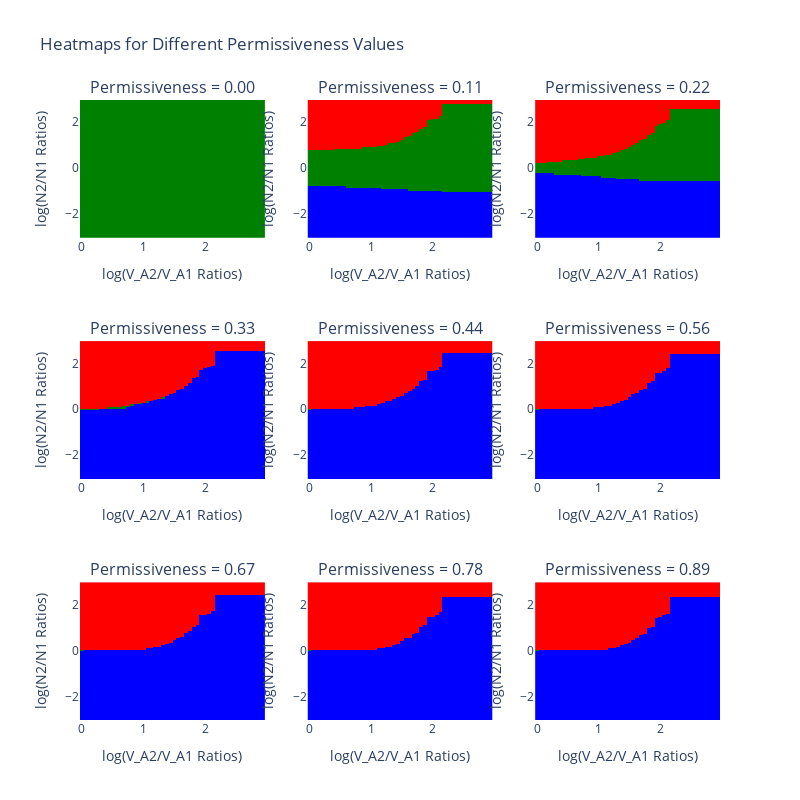

Source (notebook cell):
### Markdown cell above
Result, 30 times evslowrr olvabilty can reverse outcome

Interpretation: If interspecific competetion > intraspecific competition. The resource competetion accelerates the positive frequency dependance. If interspecific competetion < interpsecific competetin, the resource competetion decelerates the positive frequency depence.

### Code cell
import numpy as np
import plotly.graph_objects as go
import plotly.subplots as sp


# Function to generate parameters with varied permissiveness
def generate_parameters_with_varied_parameters(N2_N1_ratios, V_A2_V_A1_ratios, permissiveness_values):
    parameters_list = []
    for N2_N1 in N2_N1_ratios:
        for V_A2_V_A1 in V_A2_V_A1_ratios:
            for permissiveness in permissiveness_values:
                parameters_dict = Parameters_for_Analysis(base_parameters=base_parameters, V_A1=0.01, V_A2=0.01).__dict__.copy()
                parameters_dict['initial_population_species_2'] = parameters_dict['initial_population_species_1'] * N2_N1
                parameters_dict['V_A2'] = parameters_dict['V_A1'] * V_A2_V_A1
                parameters_dict['mean_heterospecifc_permissivness_females_sp_1'] = permissiveness
                parameters_dict['mean_heterospecifc_permissivness_females_sp_2'] = permissiveness
                parameters = Parameters_for_Analysis(base_parameters=base_parameters, **parameters_dict)
                parameters_list.append(parameters)

    return parameters_list

# Function to run sensitivity analysis and return a 3D tensor of outcomes
def run_sensitivity_analysis(parameters_list, N2_N1_ratios, V_A2_V_A1_ratios, permissiveness_values):
    final_outcomes_tensor = np.zeros((len(N2_N1_ratios), len(V_A2_V_A1_ratios), len(permissiveness_values)), dtype=object)
    
    index = 0
    for i, N2_N1 in enumerate(N2_N1_ratios):
        for j, V_A2_V_A1 in enumerate(V_A2_V_A1_ratios):
            for k, permissiveness in enumerate(permissiveness_values):
                parameters = parameters_list[index]
                final_outcome_instance = run_simulation_and_get_outcome_instance(parameters)
                final_outcomes_tensor[i, j, k] = final_outcome_instance.outcome
                index += 1

    return final_outcomes_tensor

# Function to plot 2D sensitivity analysis results as heatmaps
def plot_3d_sensitivity_analysis_initial_pop_vs_evolvability(N2_N1_ratios, V_A2_V_A1_ratios, final_outcomes_tensor, permissiveness_values):
    color_map = {
        "sp 2 (high-genetic-var) wins, sp 1 (low-genetic-var) extinct": 0,
        "sp 1 (low-genetic-var) wins, sp 2 (high-genetic-var) extinct": 1,
        "both coexist": 2,
        "both extinct": 3,

    }
    
    # Select 4 permissiveness values to plot
    selected_permissiveness_indices = [0,1,2,3,4,5,6,7,8]   # Adjust these indices if needed

    # Create a subplot grid (2x2 for the 4 heatmaps)
    fig = sp.make_subplots(rows=3, cols=3, subplot_titles=[f'Permissiveness = {permissiveness_values[k]:.2f}' for k in selected_permissiveness_indices])

    # Iterate over the subplots
    for idx, k in enumerate(selected_permissiveness_indices):
        # Get the 2D slice for the current permissiveness value
        outcomes_at_permissiveness = final_outcomes_tensor[:, :, k]

        # Convert outcome strings to color indices using the color_map
        color_matrix = np.array([[color_map[outcomes_at_permissiveness[i, j]] for j in range(len(V_A2_V_A1_ratios))] for i in range(len(N2_N1_ratios))])

        # Create a heatmap for this slice
        heatmap = go.Heatmap(
            z=color_matrix,
            x=np.log10(V_A2_V_A1_ratios),  # Log scale for V_A2/V_A1
            y=np.log10(N2_N1_ratios),      # Log scale for N2/N1
             colorscale=[
                [0.0, 'red'],
                [0.25, 'red'],
                [0.25, 'blue'],
                [0.5, 'blue'],
                [0.5, 'green'],
                [0.75, 'green'],
                [0.75, 'black'],
                [1.0, 'black']
            ],
            zmin=0,
            zmax=3,
            showscale=False,
            hoverinfo='none'
        )

        # Add the heatmap to the subplot
        row, col = divmod(idx, 3)
        fig.add_trace(heatmap, row=row+1, col=col+1)

    # Update layout for axis labels and titles
    fig.update_layout(
        height=800, width=800,
        title="Heatmaps for Different Permissiveness Values",
        xaxis_title="log(V_A2/V_A1 Ratios)",
        yaxis_title="log(N2/N1 Ratios)"
    )

    # Set common axis labels for all subplots
    for i in range(1, 10):
        fig['layout'][f'xaxis{i}'].update(title='log(V_A2/V_A1 Ratios)')
        fig['layout'][f'yaxis{i}'].update(title='log(N2/N1 Ratios)')

    fig.show()

# Main function to run the analysis
def main():
    N2_N1_powers = np.arange(-3, 3, 0.0625)
    V_A2_V_A1_powers = np.arange(0, 3, 0.0625)
    
    N2_N1_ratios = np.power(10.0, N2_N1_powers)
    V_A2_V_A1_ratios = np.power(10.0, V_A2_V_A1_powers)
    permissiveness_values = np.linspace(0, 1, 10)
    
    parameters_list = generate_parameters_with_varied_parameters(N2_N1_ratios, V_A2_V_A1_ratios, permissiveness_values)
    final_outcomes_tensor = run_sensitivity_analysis(parameters_list, N2_N1_ratios, V_A2_V_A1_ratios, permissiveness_values)
    
    plot_3d_sensitivity_analysis_initial_pop_vs_evolvability(N2_N1_ratios, V_A2_V_A1_ratios, final_outcomes_tensor, permissiveness_values)

if __name__ == "__main__":
    main()

### Figure 1 — Plotly figure (JSON) as saved in the notebook; plotly's stock layout.template omitted (floating-point values rounded to 4 significant figures; data arrays with more than 128 entries replaced by an {"elided": "..."} marker saying what was removed)
{"data": [{"colorscale": [[0, "red"], [0.25, "red"], [0.25, "blue"], [0.5, "blue"], [0.5, "green"], [0.75, "green"], [0.75, "black"], [1, "black"]], "hoverinfo": "none", "showscale": false, "type": "heatmap", "x": [0, 0.0625, 0.125, 0.1875, 0.25, 0.3125, 0.375, 0.4375, 0.5, 0.5625, 0.625, 0.6875, 0.75, 0.8125, 0.875, 0.9375, 1, 1.062, 1.125, 1.188, 1.25, 1.312, 1.375, 1.438, 1.5, 1.562, 1.625, 1.688, 1.75, 1.812, 1.875, 1.938, 2, 2.062, 2.125, 2.188, 2.25, 2.312, 2.375, 2.438, 2.5, 2.562, 2.625, 2.688, 2.75, 2.812, 2.875, 2.938], "xaxis": "x", "y": [-3, -2.938, -2.875, -2.812, -2.75, -2.688, -2.625, -2.562, -2.5, -2.438, -2.375, -2.312, -2.25, -2.188, -2.125, -2.062, -2, -1.938, -1.875, -1.812, -1.75, -1.688, -1.625, -1.562, -1.5, -1.438, -1.375, -1.312, -1.25, -1.188, -1.125, -1.062, -1, -0.9375, -0.875, -0.8125, -0.75, -0.6875, -0.625, -0.5625, -0.5, -0.4375, -0.375, -0.3125, -0.25, -0.1875, -0.125, -0.0625, 0, 0.0625, 0.125, 0.1875, 0.25, 0.3125, 0.375, 0.4375, 0.5, 0.5625, 0.625, 0.6875, 0.75, 0.8125, 0.875, 0.9375, 1, 1.062, 1.125, 1.188, 1.25, 1.312, 1.375, 1.438, 1.5, 1.562, 1.625, 1.688, 1.75, 1.812, 1.875, 1.938, 2, 2.062, 2.125, 2.188, 2.25, 2.312, 2.375, 2.438, 2.5, 2.562, 2.625, 2.688, 2.75, 2.812, 2.875, 2.938], "yaxis": "y", "z": {"elided": "96x48 int values"}, "zmax": 3, "zmin": 0}, {"colorscale": [[0, "red"], [0.25, "red"], [0.25, "blue"], [0.5, "blue"], [0.5, "green"], [0.75, "green"], [0.75, "black"], [1, "black"]], "hoverinfo": "none", "showscale": false, "type": "heatmap", "x": [0, 0.0625, 0.125, 0.1875, 0.25, 0.3125, 0.375, 0.4375, 0.5, 0.5625, 0.625, 0.6875, 0.75, 0.8125, 0.875, 0.9375, 1, 1.062, 1.125, 1.188, 1.25, 1.312, 1.375, 1.438, 1.5, 1.562, 1.625, 1.688, 1.75, 1.812, 1.875, 1.938, 2, 2.062, 2.125, 2.188, 2.25, 2.312, 2.375, 2.438, 2.5, 2.562, 2.625, 2.688, 2.75, 2.812, 2.875, 2.938], "xaxis": "x2", "y": [-3, -2.938, -2.875, -2.812, -2.75, -2.688, -2.625, -2.562, -2.5, -2.438, -2.375, -2.312, -2.25, -2.188, -2.125, -2.062, -2, -1.938, -1.875, -1.812, -1.75, -1.688, -1.625, -1.562, -1.5, -1.438, -1.375, -1.312, -1.25, -1.188, -1.125, -1.062, -1, -0.9375, -0.875, -0.8125, -0.75, -0.6875, -0.625, -0.5625, -0.5, -0.4375, -0.375, -0.3125, -0.25, -0.1875, -0.125, -0.0625, 0, 0.0625, 0.125, 0.1875, 0.25, 0.3125, 0.375, 0.4375, 0.5, 0.5625, 0.625, 0.6875, 0.75, 0.8125, 0.875, 0.9375, 1, 1.062, 1.125, 1.188, 1.25, 1.312, 1.375, 1.438, 1.5, 1.562, 1.625, 1.688, 1.75, 1.812, 1.875, 1.938, 2, 2.062, 2.125, 2.188, 2.25, 2.312, 2.375, 2.438, 2.5, 2.562, 2.625, 2.688, 2.75, 2.812, 2.875, 2.938], "yaxis": "y2", "z": {"elided": "96x48 int values"}, "zmax": 3, "zmin": 0}, {"colorscale": [[0, "red"], [0.25, "red"], [0.25, "blue"], [0.5, "blue"], [0.5, "green"], [0.75, "green"], [0.75, "black"], [1, "black"]], "hoverinfo": "none", "showscale": false, "type": "heatmap", "x": [0, 0.0625, 0.125, 0.1875, 0.25, 0.3125, 0.375, 0.4375, 0.5, 0.5625, 0.625, 0.6875, 0.75, 0.8125, 0.875, 0.9375, 1, 1.062, 1.125, 1.188, 1.25, 1.312, 1.375, 1.438, 1.5, 1.562, 1.625, 1.688, 1.75, 1.812, 1.875, 1.938, 2, 2.062, 2.125, 2.188, 2.25, 2.312, 2.375, 2.438, 2.5, 2.562, 2.625, 2.688, 2.75, 2.812, 2.875, 2.938], "xaxis": "x3", "y": [-3, -2.938, -2.875, -2.812, -2.75, -2.688, -2.625, -2.562, -2.5, -2.438, -2.375, -2.312, -2.25, -2.188, -2.125, -2.062, -2, -1.938, -1.875, -1.812, -1.75, -1.688, -1.625, -1.562, -1.5, -1.438, -1.375, -1.312, -1.25, -1.188, -1.125, -1.062, -1, -0.9375, -0.875, -0.8125, -0.75, -0.6875, -0.625, -0.5625, -0.5, -0.4375, -0.375, -0.3125, -0.25, -0.1875, -0.125, -0.0625, 0, 0.0625, 0.125, 0.1875, 0.25, 0.3125, 0.375, 0.4375, 0.5, 0.5625, 0.625, 0.6875, 0.75, 0.8125, 0.875, 0.9375, 1, 1.062, 1.125, 1.188, 1.25, 1.312, 1.375, 1.438, 1.5, 1.562, 1.625, 1.688, 1.75, 1.812, 1.875, 1.938, 2, 2.062, 2.125, 2.188, 2.25, 2.312, 2.375, 2.438, 2.5, 2.562, 2.625, 2.688, 2.75, 2.812, 2.875, 2.938], "yaxis": "y3", "z": {"elided": "96x48 int values"}, "zmax": 3, "zmin": 0}, {"colorscale": [[0, "red"], [0.25, "red"], [0.25, "blue"], [0.5, "blue"], [0.5, "green"], [0.75, "green"], [0.75, "black"], [1, "black"]], "hoverinfo": "none", "showscale": false, "type": "heatmap", "x": [0, 0.0625, 0.125, 0.1875, 0.25, 0.3125, 0.375, 0.4375, 0.5, 0.5625, 0.625, 0.6875, 0.75, 0.8125, 0.875, 0.9375, 1, 1.062, 1.125, 1.188, 1.25, 1.312, 1.375, 1.438, 1.5, 1.562, 1.625, 1.688, 1.75, 1.812, 1.875, 1.938, 2, 2.062, 2.125, 2.188, 2.25, 2.312, 2.375, 2.438, 2.5, 2.562, 2.625, 2.688, 2.75, 2.812, 2.875, 2.938], "xaxis": "x4", "y": [-3, -2.938, -2.875, -2.812, -2.75, -2.688, -2.625, -2.562, -2.5, -2.438, -2.375, -2.312, -2.25, -2.188, -2.125, -2.062, -2, -1.938, -1.875, -1.812, -1.75, -1.688, -1.625, -1.562, -1.5, -1.438, -1.375, -1.312, -1.25, -1.188, -1.125, -1.062, -1, -0.9375, -0.875, -0.8125, -0.75, -0.6875, -0.625, -0.5625, -0.5, -0.4375, -0.375, -0.3125, -0.25, -0.1875, -0.125, -0.0625, 0, 0.0625, 0.125, 0.1875, 0.25, 0.3125, 0.375, 0.4375, 0.5, 0.5625, 0.625, 0.6875, 0.75, 0.8125, 0.875, 0.9375, 1, 1.062, 1.125, 1.188, 1.25, 1.312, 1.375, 1.438, 1.5, 1.562, 1.625, 1.688, 1.75, 1.812, 1.875, 1.938, 2, 2.062, 2.125, 2.188, 2.25, 2.312, 2.375, 2.438, 2.5, 2.562, 2.625, 2.688, 2.75, 2.812, 2.875, 2.938], "yaxis": "y4", "z": {"elided": "96x48 int values"}, "zmax": 3, "zmin": 0}, {"colorscale": [[0, "red"], [0.25, "red"], [0.25, "blue"], [0.5, "blue"], [0.5, "green"], [0.75, "green"], [0.75, "black"], [1, "black"]], "hoverinfo": "none", "showscale": false, "type": "heatmap", "x": [0, 0.0625, 0.125, 0.1875, 0.25, 0.3125, 0.375, 0.4375, 0.5, 0.5625, 0.625, 0.6875, 0.75, 0.8125, 0.875, 0.9375, 1, 1.062, 1.125, 1.188, 1.25, 1.312, 1.375, 1.438, 1.5, 1.562, 1.625, 1.688, 1.75, 1.812, 1.875, 1.938, 2, 2.062, 2.125, 2.188, 2.25, 2.312, 2.375, 2.438, 2.5, 2.562, 2.625, 2.688, 2.75, 2.812, 2.875, 2.938], "xaxis": "x5", "y": [-3, -2.938, -2.875, -2.812, -2.75, -2.688, -2.625, -2.562, -2.5, -2.438, -2.375, -2.312, -2.25, -2.188, -2.125, -2.062, -2, -1.938, -1.875, -1.812, -1.75, -1.688, -1.625, -1.562, -1.5, -1.438, -1.375, -1.312, -1.25, -1.188, -1.125, -1.062, -1, -0.9375, -0.875, -0.8125, -0.75, -0.6875, -0.625, -0.5625, -0.5, -0.4375, -0.375, -0.3125, -0.25, -0.1875, -0.125, -0.0625, 0, 0.0625, 0.125, 0.1875, 0.25, 0.3125, 0.375, 0.4375, 0.5, 0.5625, 0.625, 0.6875, 0.75, 0.8125, 0.875, 0.9375, 1, 1.062, 1.125, 1.188, 1.25, 1.312, 1.375, 1.438, 1.5, 1.562, 1.625, 1.688, 1.75, 1.812, 1.875, 1.938, 2, 2.062, 2.125, 2.188, 2.25, 2.312, 2.375, 2.438, 2.5, 2.562, 2.625, 2.688, 2.75, 2.812, 2.875, 2.938], "yaxis": "y5", "z": {"elided": "96x48 int values"}, "zmax": 3, "zmin": 0}, {"colorscale": [[0, "red"], [0.25, "red"], [0.25, "blue"], [0.5, "blue"], [0.5, "green"], [0.75, "green"], [0.75, "black"], [1, "black"]], "hoverinfo": "none", "showscale": false, "type": "heatmap", "x": [0, 0.0625, 0.125, 0.1875, 0.25, 0.3125, 0.375, 0.4375, 0.5, 0.5625, 0.625, 0.6875, 0.75, 0.8125, 0.875, 0.9375, 1, 1.062, 1.125, 1.188, 1.25, 1.312, 1.375, 1.438, 1.5, 1.562, 1.625, 1.688, 1.75, 1.812, 1.875, 1.938, 2, 2.062, 2.125, 2.188, 2.25, 2.312, 2.375, 2.438, 2.5, 2.562, 2.625, 2.688, 2.75, 2.812, 2.875, 2.938], "xaxis": "x6", "y": [-3, -2.938, -2.875, -2.812, -2.75, -2.688, -2.625, -2.562, -2.5, -2.438, -2.375, -2.312, -2.25, -2.188, -2.125, -2.062, -2, -1.938, -1.875, -1.812, -1.75, -1.688, -1.625, -1.562, -1.5, -1.438, -1.375, -1.312, -1.25, -1.188, -1.125, -1.062, -1, -0.9375, -0.875, -0.8125, -0.75, -0.6875, -0.625, -0.5625, -0.5, -0.4375, -0.375, -0.3125, -0.25, -0.1875, -0.125, -0.0625, 0, 0.0625, 0.125, 0.1875, 0.25, 0.3125, 0.375, 0.4375, 0.5, 0.5625, 0.625, 0.6875, 0.75, 0.8125, 0.875, 0.9375, 1, 1.062, 1.125, 1.188, 1.25, 1.312, 1.375, 1.438, 1.5, 1.562, 1.625, 1.688, 1.75, 1.812, 1.875, 1.938, 2, 2.062, 2.125, 2.188, 2.25, 2.312, 2.375, 2.438, 2.5, 2.562, 2.625, 2.688, 2.75, 2.812, 2.875, 2.938], "yaxis": "y6", "z": {"elided": "96x48 int values"}, "zmax": 3, "zmin": 0}, {"colorscale": [[0, "red"], [0.25, "red"], [0.25, "blue"], [0.5, "blue"], [0.5, "green"], [0.75, "green"], [0.75, "black"], [1, "black"]], "hoverinfo": "none", "showscale": false, "type": "heatmap", "x": [0, 0.0625, 0.125, 0.1875, 0.25, 0.3125, 0.375, 0.4375, 0.5, 0.5625, 0.625, 0.6875, 0.75, 0.8125, 0.875, 0.9375, 1, 1.062, 1.125, 1.188, 1.25, 1.312, 1.375, 1.438, 1.5, 1.562, 1.625, 1.688, 1.75, 1.812, 1.875, 1.938, 2, 2.062, 2.125, 2.188, 2.25, 2.312, 2.375, 2.438, 2.5, 2.562, 2.625, 2.688, 2.75, 2.812, 2.875, 2.938], "xaxis": "x7", "y": [-3, -2.938, -2.875, -2.812, -2.75, -2.688, -2.625, -2.562, -2.5, -2.438, -2.375, -2.312, -2.25, -2.188, -2.125, -2.062, -2, -1.938, -1.875, -1.812, -1.75, -1.688, -1.625, -1.562, -1.5, -1.438, -1.375, -1.312, -1.25, -1.188, -1.125, -1.062, -1, -0.9375, -0.875, -0.8125, -0.75, -0.6875, -0.625, -0.5625, -0.5, -0.4375, -0.375, -0.3125, -0.25, -0.1875, -0.125, -0.0625, 0, 0.0625, 0.125, 0.1875, 0.25, 0.3125, 0.375, 0.4375, 0.5, 0.5625, 0.625, 0.6875, 0.75, 0.8125, 0.875, 0.9375, 1, 1.062, 1.125, 1.188, 1.25, 1.312, 1.375, 1.438, 1.5, 1.562, 1.625, 1.688, 1.75, 1.812, 1.875, 1.938, 2, 2.062, 2.125, 2.188, 2.25, 2.312, 2.375, 2.438, 2.5, 2.562, 2.625, 2.688, 2.75, 2.812, 2.875, 2.938], "yaxis": "y7", "z": {"elided": "96x48 int values"}, "zmax": 3, "zmin": 0}, {"colorscale": [[0, "red"], [0.25, "red"], [0.25, "blue"], [0.5, "blue"], [0.5, "green"], [0.75, "green"], [0.75, "black"], [1, "black"]], "hoverinfo": "none", "showscale": false, "type": "heatmap", "x": [0, 0.0625, 0.125, 0.1875, 0.25, 0.3125, 0.375, 0.4375, 0.5, 0.5625, 0.625, 0.6875, 0.75, 0.8125, 0.875, 0.9375, 1, 1.062, 1.125, 1.188, 1.25, 1.312, 1.375, 1.438, 1.5, 1.562, 1.625, 1.688, 1.75, 1.812, 1.875, 1.938, 2, 2.062, 2.125, 2.188, 2.25, 2.312, 2.375, 2.438, 2.5, 2.562, 2.625, 2.688, 2.75, 2.812, 2.875, 2.938], "xaxis": "x8", "y": [-3, -2.938, -2.875, -2.812, -2.75, -2.688, -2.625, -2.562, -2.5, -2.438, -2.375, -2.312, -2.25, -2.188, -2.125, -2.062, -2, -1.938, -1.875, -1.812, -1.75, -1.688, -1.625, -1.562, -1.5, -1.438, -1.375, -1.312, -1.25, -1.188, -1.125, -1.062, -1, -0.9375, -0.875, -0.8125, -0.75, -0.6875, -0.625, -0.5625, -0.5, -0.4375, -0.375, -0.3125, -0.25, -0.1875, -0.125, -0.0625, 0, 0.0625, 0.125, 0.1875, 0.25, 0.3125, 0.375, 0.4375, 0.5, 0.5625, 0.625, 0.6875, 0.75, 0.8125, 0.875, 0.9375, 1, 1.062, 1.125, 1.188, 1.25, 1.312, 1.375, 1.438, 1.5, 1.562, 1.625, 1.688, 1.75, 1.812, 1.875, 1.938, 2, 2.062, 2.125, 2.188, 2.25, 2.312, 2.375, 2.438, 2.5, 2.562, 2.625, 2.688, 2.75, 2.812, 2.875, 2.938], "yaxis": "y8", "z": {"elided": "96x48 int values"}, "zmax": 3, "zmin": 0}, {"colorscale": [[0, "red"], [0.25, "red"], [0.25, "blue"], [0.5, "blue"], [0.5, "green"], [0.75, "green"], [0.75, "black"], [1, "black"]], "hoverinfo": "none", "showscale": false, "type": "heatmap", "x": [0, 0.0625, 0.125, 0.1875, 0.25, 0.3125, 0.375, 0.4375, 0.5, 0.5625, 0.625, 0.6875, 0.75, 0.8125, 0.875, 0.9375, 1, 1.062, 1.125, 1.188, 1.25, 1.312, 1.375, 1.438, 1.5, 1.562, 1.625, 1.688, 1.75, 1.812, 1.875, 1.938, 2, 2.062, 2.125, 2.188, 2.25, 2.312, 2.375, 2.438, 2.5, 2.562, 2.625, 2.688, 2.75, 2.812, 2.875, 2.938], "xaxis": "x9", "y": [-3, -2.938, -2.875, -2.812, -2.75, -2.688, -2.625, -2.562, -2.5, -2.438, -2.375, -2.312, -2.25, -2.188, -2.125, -2.062, -2, -1.938, -1.875, -1.812, -1.75, -1.688, -1.625, -1.562, -1.5, -1.438, -1.375, -1.312, -1.25, -1.188, -1.125, -1.062, -1, -0.9375, -0.875, -0.8125, -0.75, -0.6875, -0.625, -0.5625, -0.5, -0.4375, -0.375, -0.3125, -0.25, -0.1875, -0.125, -0.0625, 0, 0.0625, 0.125, 0.1875, 0.25, 0.3125, 0.375, 0.4375, 0.5, 0.5625, 0.625, 0.6875, 0.75, 0.8125, 0.875, 0.9375, 1, 1.062, 1.125, 1.188, 1.25, 1.312, 1.375, 1.438, 1.5, 1.562, 1.625, 1.688, 1.75, 1.812, 1.875, 1.938, 2, 2.062, 2.125, 2.188, 2.25, 2.312, 2.375, 2.438, 2.5, 2.562, 2.625, 2.688, 2.75, 2.812, 2.875, 2.938], "yaxis": "y9", "z": {"elided": "96x48 int values"}, "zmax": 3, "zmin": 0}], "layout": {"annotations": [{"font": {"size": 16}, "showarrow": false, "text": "Permissiveness = 0.00", "x": 0.1444, "xanchor": "center", "xref": "paper", "y": 1, "yanchor": "bottom", "yref": "paper"}, {"font": {"size": 16}, "showarrow": false, "text": "Permissiveness = 0.11", "x": 0.5, "xanchor": "center", "xref": "paper", "y": 1, "yanchor": "bottom", "yref": "paper"}, {"font": {"size": 16}, "showarrow": false, "text": "Permissiveness = 0.22", "x": 0.8556, "xanchor": "center", "xref": "paper", "y": 1, "yanchor": "bottom", "yref": "paper"}, {"font": {"size": 16}, "showarrow": false, "text": "Permissiveness = 0.33", "x": 0.1444, "xanchor": "center", "xref": "paper", "y": 0.6111, "yanchor": "bottom", "yref": "paper"}, {"font": {"size": 16}, "showarrow": false, "text": "Permissiveness = 0.44", "x": 0.5, "xanchor": "center", "xref": "paper", "y": 0.6111, "yanchor": "bottom", "yref": "paper"}, {"font": {"size": 16}, "showarrow": false, "text": "Permissiveness = 0.56", "x": 0.8556, "xanchor": "center", "xref": "paper", "y": 0.6111, "yanchor": "bottom", "yref": "paper"}, {"font": {"size": 16}, "showarrow": false, "text": "Permissiveness = 0.67", "x": 0.1444, "xanchor": "center", "xref": "paper", "y": 0.2222, "yanchor": "bottom", "yref": "paper"}, {"font": {"size": 16}, "showarrow": false, "text": "Permissiveness = 0.78", "x": 0.5, "xanchor": "center", "xref": "paper", "y": 0.2222, "yanchor": "bottom", "yref": "paper"}, {"font": {"size": 16}, "showarrow": false, "text": "Permissiveness = 0.89", "x": 0.8556, "xanchor": "center", "xref": "paper", "y": 0.2222, "yanchor": "bottom", "yref": "paper"}], "height": 800, "title": {"text": "Heatmaps for Different Permissiveness Values"}, "width": 800, "xaxis": {"anchor": "y", "domain": [0, 0.2889], "title": {"text": "log(V_A2/V_A1 Ratios)"}}, "xaxis2": {"anchor": "y2", "domain": [0.3556, 0.6444], "title": {"text": "log(V_A2/V_A1 Ratios)"}}, "xaxis3": {"anchor": "y3", "domain": [0.7111, 1], "title": {"text": "log(V_A2/V_A1 Ratios)"}}, "xaxis4": {"anchor": "y4", "domain": [0, 0.2889], "title": {"text": "log(V_A2/V_A1 Ratios)"}}, "xaxis5": {"anchor": "y5", "domain": [0.3556, 0.6444], "title": {"text": "log(V_A2/V_A1 Ratios)"}}, "xaxis6": {"anchor": "y6", "domain": [0.7111, 1], "title": {"text": "log(V_A2/V_A1 Ratios)"}}, "xaxis7": {"anchor": "y7", "domain": [0, 0.2889], "title": {"text": "log(V_A2/V_A1 Ratios)"}}, "xaxis8": {"anchor": "y8", "domain": [0.3556, 0.6444], "title": {"text": "log(V_A2/V_A1 Ratios)"}}, "xaxis9": {"anchor": "y9", "domain": [0.7111, 1], "title": {"text": "log(V_A2/V_A1 Ratios)"}}, "yaxis": {"anchor": "x", "domain": [0.7778, 1], "title": {"text": "log(N2/N1 Ratios)"}}, "yaxis2": {"anchor": "x2", "domain": [0.7778, 1], "title": {"text": "log(N2/N1 Ratios)"}}, "yaxis3": {"anchor": "x3", "domain": [0.7778, 1], "title": {"text": "log(N2/N1 Ratios)"}}, "yaxis4": {"anchor": "x4", "domain": [0.3889, 0.6111], "title": {"text": "log(N2/N1 Ratios)"}}, "yaxis5": {"anchor": "x5", "domain": [0.3889, 0.6111], "title": {"text": "log(N2/N1 Ratios)"}}, "yaxis6": {"anchor": "x6", "domain": [0.3889, 0.6111], "title": {"text": "log(N2/N1 Ratios)"}}, "yaxis7": {"anchor": "x7", "domain": [0, 0.2222], "title": {"text": "log(N2/N1 Ratios)"}}, "yaxis8": {"anchor": "x8", "domain": [0, 0.2222], "title": {"text": "log(N2/N1 Ratios)"}}, "yaxis9": {"anchor": "x9", "domain": [0, 0.2222], "title": {"text": "log(N2/N1 Ratios)"}}}}
